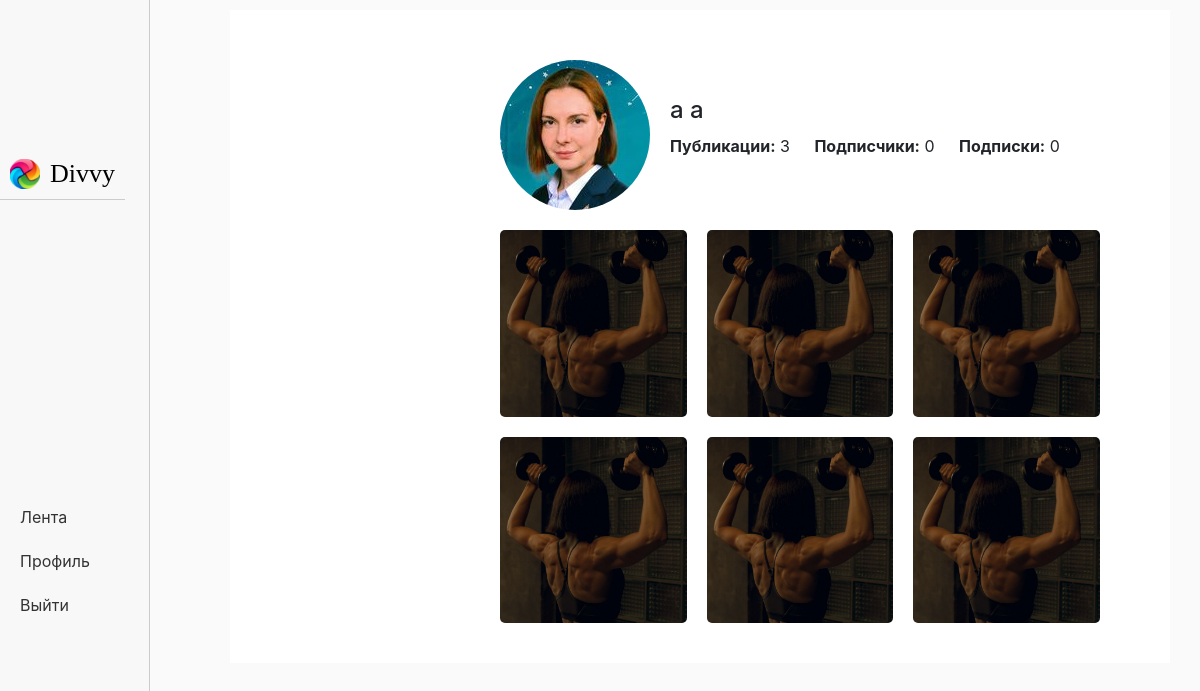
/user/a (signed in), run on an earlier commit of the app's database.
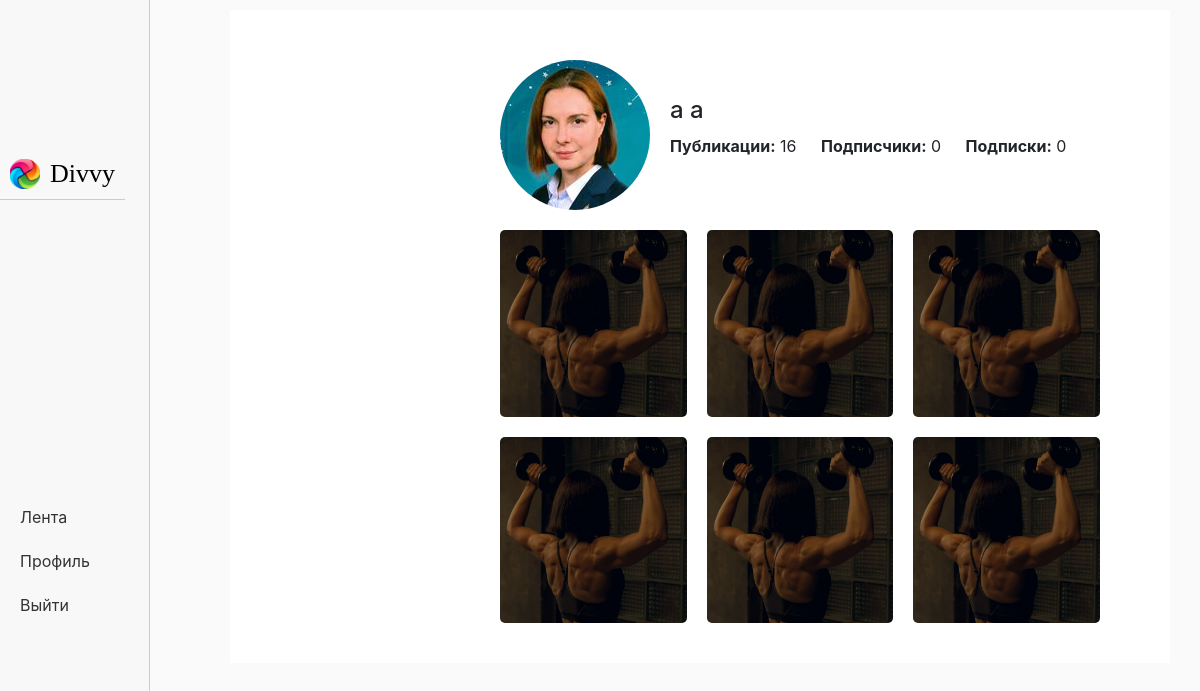
And on a later commit of the database.
### data/users.py (models this page shows, shortened)
class User(SqlAlchemyBase, UserMixin):
    __tablename__ = 'users'
    id = sqlalchemy.Column(sqlalchemy.Integer, primary_key=True, autoincrement=True)
    email = sqlalchemy.Column(sqlalchemy.String, index=True, unique=True, nullable=True)
    name = sqlalchemy.Column(sqlalchemy.String, nullable=True)
    surname = sqlalchemy.Column(sqlalchemy.String, nullable=True)
    nickname = sqlalchemy.Column(sqlalchemy.String, nullable=True)
    birthday = sqlalchemy.Column(sqlalchemy.Integer, nullable=True)
    hashed_password = sqlalchemy.Column(sqlalchemy.String, nullable=True)
    modified_date = sqlalchemy.Column(sqlalchemy.DateTime, default=datetime.datetime.now)
    description = sqlalchemy.Column(sqlalchemy.String, default="")
    avatar = sqlalchemy.Column(sqlalchemy.String, default="/static/img/avatars/default_avatar.png")
    subscribers = sqlalchemy.Column(sqlalchemy.Integer, default=0)
    subscriptions = sqlalchemy.Column(sqlalchemy.Integer, default=0)
    posts = sqlalchemy.Column(sqlalchemy.Integer, default=0)
    post = orm.relationship("Post", back_populates='user')

### main.py (the view)
@app.route('/user/<nickname>')
def user_profile(nickname):
    if isinstance(current_user, mixins.AnonymousUserMixin):
        return redirect("/login")
    db_sess = db_session.create_session()
    user = db_sess.query(User).filter(User.nickname == nickname).first()
    values = {
        "title": f"Профиль {nickname}",
        "nickname": nickname,
        "user": user
    }
    return render_template("profile.html", **values)

### data/db_session.py (called while the page is built)
def create_session() -> Session:
    global __factory
    return __factory()

### main.py (called while the page is built)
@login_manager.user_loader
def load_user(user_id):
    db_sess = db_session.create_session()
    return db_sess.query(User).get(user_id)

### templates/profile.html (shortened to what this page needs)
{% extends "authorised_base.html" %}
{% block content %}
<main>
  <div class="profile-header">
    <div class="profile-avatar">
      <img src="{{user.avatar}}" alt="Аватар пользователя">
    </div>
    <div class="profile-info">
      <h1>{{user.name}} {{user.surname}}</h1>
      <ul>
        <li><strong>Публикации:</strong> {{user.posts}} </li>
        <li><strong>Подписчики:</strong> {{user.subscribers}} </li>
        <li><strong>Подписки:</strong> {{user.subscriptions}} </li>
      </ul>
    </div>
  </div>
  <div class="profile-gallery">
    <div class="gallery-item">
      <img src="/static/img/image.jpg" alt="Изображение 1">
    </div>
    <div class="gallery-item">
      <img src="/static/img/image.jpg" alt="Изображение 2">
    </div>
    <div class="gallery-item">
      <img src="/static/img/image.jpg" alt="Изображение 3">
    </div>
    <div class="gallery-item">
      <img src="/static/img/image.jpg" alt="Изображение 4">
    </div>
    <div class="gallery-item">
      <img src="/static/img/image.jpg" alt="Изображение 5">
    </div>
    <div class="gallery-item">
      <img src="/static/img/image.jpg" alt="Изображение 6">
    </div>
  </div>
</main>
{% endblock %}

### templates/authorised_base.html (shortened to what this page needs)
<!DOCTYPE html>
<html lang="en">
<head>
    <link href="https://cdn.jsdelivr.net/npm/bootstrap@5.3.0-alpha3/dist/css/bootstrap.min.css"
          rel="stylesheet"
>
    <link rel="stylesheet" href="/static/css/style.css">
</head>
<body>
<nav class="navbar">
  <div class="navbar-brand">
    <a href="" class="brand-link">
      <table>
          <tr>
              <td><img src="/static/logo.png" alt="Brand Logo"></td>
              <td><h1 class="brand-name">Divvy</h1></td>
          </tr>
      </table>
    </a>
  </div>
  <ul class="nav-links">
    <li><a href="/feed">Лента</a></li>
    <li><a href="/user/{{ current_user.nickname }}">Профиль</a></li>
    <li><a href="/logout">Выйти</a></li>
  </ul>
</nav>
<main class="content">
    {% block content %} {% endblock %}
</main>
</body>
</html>

### static/css/style.css (style rules this page uses)
main { margin-left: 230px; margin-right: 30px; margin-top: 10px; padding: 20px; background-color: #fff; }
.navbar { position: fixed; left: 0; top: 0; width: 150px; height: 100vh; background-color: #f8f8f8; border-right: 1px solid #ccc; }
.navbar-brand { padding: 10px; border-bottom: 1px solid #ccc; }
.navbar-brand img { height: 30px; width: auto; margin-right: 10px; }
.brand-name { font-family: Verdana, serif; font-size: 26px; color: black; margin: 0; }
.brand-link { text-decoration: none; }
.nav-links { list-style: none; margin: 0; padding: 20px 10px; }
.nav-links li { margin-bottom: 10px; }
.nav-links a { display: block; padding: 5px 10px; color: #333; text-decoration: none; font-size: 16px; }
.profile-header { display: flex; align-items: center; margin-bottom: 20px; }
.profile-avatar { margin-right: 20px; overflow: hidden; border-radius: 50%; }
.profile-avatar img { width: 100%; height: auto; display: block; }
.profile-info h1 { font-size: 24px; margin: 0; margin-bottom: 10px; }
.profile-info ul { margin: 0; padding: 0; list-style: none; }
.profile-info li { display: inline-block; margin-right: 20px; font-size: 16px; }
.profile-gallery { display: grid; grid-template-columns: repeat(3, 1fr); grid-gap: 20px; }
.gallery-item img { width: 100%; height: auto; display: block; border-radius: 5px; }
* { margin: 0; padding: 0; box-sizing: border-box; }
body { font-family: -apple-system, BlinkMacSystemFont, "Segoe UI", Roboto, Helvetica, Arial, sans-serif; background-color: #fafafa; }

What changed in the data, as far as the page shows it:
changed User: posts "3" → "16"
